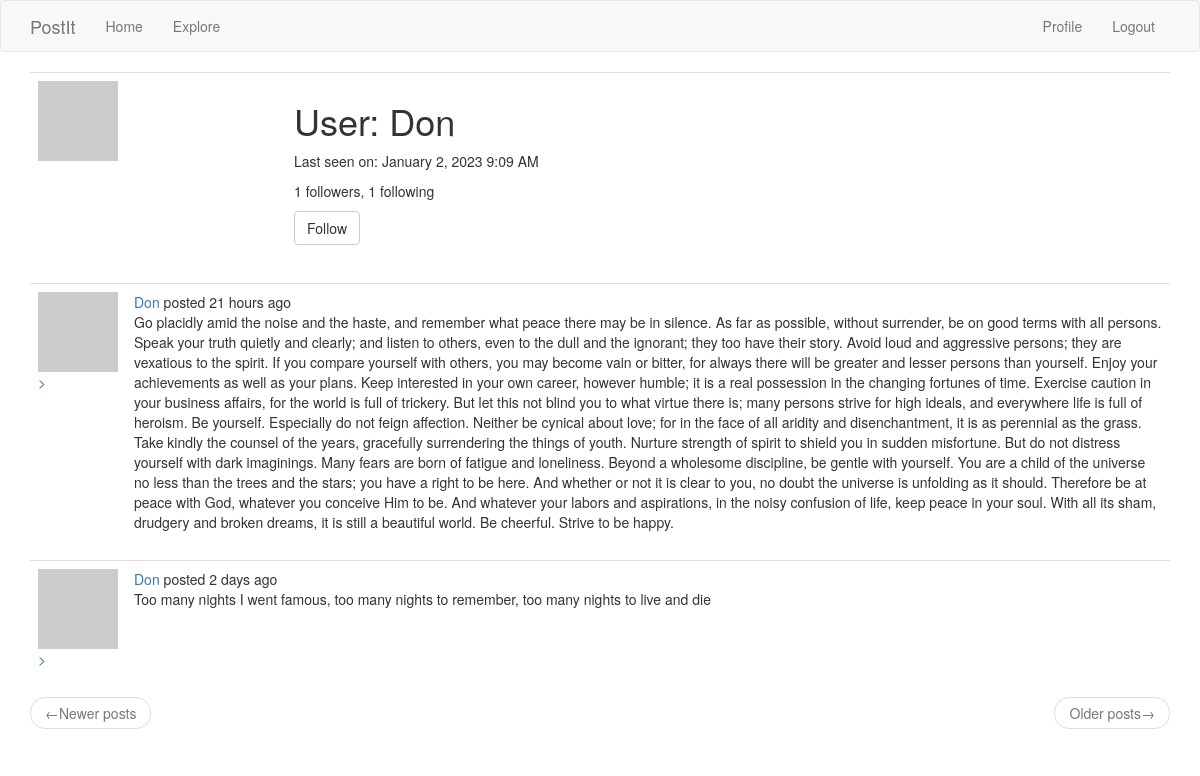
Screenshot of /user/Don (signed in) with the database file from the repository.
### app/models.py (models this page shows, shortened)
class User(UserMixin, db.Model):
    id = db.Column(db.Integer, primary_key=True)
    username = db.Column(db.String(64), index=True, unique=True)
    email = db.Column(db.String(120), index=True, unique=True)
    password_hash = db.Column(db.String(128))
    posts = db.relationship('Post', backref='author', lazy='dynamic')
    about_me = db.Column(db.String(140))
    last_seen = db.Column(db.DateTime, default=datetime.utcnow)
    followed = db.relationship(
        'User', secondary=followers,
        primaryjoin=(followers.c.follower_id == id),
        secondaryjoin=(followers.c.followed_id == id),
        backref=db.backref('followers', lazy='dynamic'), lazy='dynamic')
    def avatar(self, size):
        digest = md5(self.email.lower().encode('utf-8')).hexdigest()
        return 'https://www.gravatar.com/avatar/{}?d=identicon&s={}'.format(digest, size)
    def is_following(self, user):
        return self.followed.filter(followers.c.followed_id == user.id).count() > 0

class Post(db.Model):
    id = db.Column(db.Integer, primary_key=True)
    body = db.Column(db.String(140))
    timestamp = db.Column(db.DateTime, index=True, default=datetime.utcnow)
    user_id = db.Column(db.Integer, db.ForeignKey('user.id'))

### app/main/routes.py (the view)
@bp.route('/user/<username>')
@login_required
def user(username):
    user = User.query.filter_by(username=username).first_or_404()
    page = request.args.get('page', 1, type=int)
    posts = user.posts.order_by(Post.timestamp.desc()).paginate(
        page=page, per_page=current_app.config['POSTS_PER_PAGE'],
        error_out=False)
    next_url = url_for('main.user', username=user.username,
                       page=posts.next_num) if posts.has_next else None
    prev_url = url_for('main.user', username=user.username,
                       page=posts.prev_num) if posts.has_prev else None
    form = EmptyForm()
    return render_template('user.html', user=user, posts=posts.items,
                           next_url=next_url, prev_url=prev_url, form=form)

### app/main/forms.py
class EmptyForm(FlaskForm):
    submit = SubmitField('Submit')

### app/main/routes.py (called while the page is built)
@bp.before_app_request
def before_request():
    if current_user.is_authenticated:
        current_user.last_seen = datetime.utcnow()
        db.session.commit()
    g.locale = str(get_locale())

### app/models.py (called while the page is built)
@login.user_loader
def load_user(id):
    return User.query.get(int(id))

### app/templates/user.html (shortened to what this page needs)
{% extends "base.html" %}
{% block app_content %}
  <table class="table table-hover">
    <tr>
      <td width="256px"><img src="{{ user.avatar(256) }}"></td>
      <td>
        <h1>{{ _('User') }}: {{ user.username }}</h1>
        {% if user.last_seen %}
        <p>{{ _('Last seen on') }}: {{ moment(user.last_seen).format('LLL') }}</p>
        {% endif %}
        <p>{{ _('%(count)d followers', count=user.followers.count()) }},
          {{ _('%(count)d following', count=user.followed.count()) }}</p>
        {% if user == current_user %}
        <p><a href="{{ url_for('main.edit_profile') }}">{{ _('Edit your profile') }}</a></p>
        {% elif not current_user.is_following(user) %}
        <p>
          <form action="{{ url_for('main.follow', username=user.username) }}" method="post">
            {{ form.submit(value=_('Follow'), class_='btn btn-default') }}
          </form>
        </p>
        {% endif %}
      </td>
    </tr>
  </table>
  {% for post in posts %}
    {% include '_post.html' %}
  {% endfor %}
  <nav aria-label="...">
    <ul class="pager">
      <li class="previous{% if not prev_url %} disabled{% endif %}">
        <a href="{{ prev_url or '#' }}">
          <span aria-hidden="true">&larr;</span>{{ _('Newer posts') }}
        </a>
      </li>
      <li class="next{% if not next_url %} disabled{% endif %}">
        <a href="{{ next_url or '#' }}">
          {{ _('Older posts') }}<span aria-hidden="true">&rarr;</span>
        </a>
      </li>
    </ul>
  </nav>
{% endblock %}

### app/templates/_post.html (shortened to what this page needs)
<table class="table table-hover">
  <tr>
    <td width="70px">
      <a href="{{ url_for('main.user', username=post.author.username) }}"><img src="{{ post.author.avatar(70) }}"</a>
        ></td>
    <td>
      {{ _('%(username)s posted %(when)s', username=user_link, when=moment(post.timestamp).fromNow()) }} <br>{{ post.body }}
    </td>
  </tr>
</table>

### rows the page displays
User: username "Don", last_seen "January 2, 2023 9:09 AM"
Post: body "Go placidly amid the noise and the haste, and remember what peace there may be in silence. As far as possible, without surrender, be on good terms with all persons. Speak your truth quietly and clearly; and listen to others, even to the dull and the ignorant; they too have their story. Avoid loud and aggressive persons; they are vexatious to the spirit. If you compare yourself with others, you may become vain or bitter, for always there will be greater and lesser persons than yourself. Enjoy your achievements as well as your plans. Keep interested in your own career, however humble; it is a real possession in the changing fortunes of time. Exercise caution in your business affairs, for the…"
Post: body "Too many nights I went famous, too many nights to remember, too many nights to live and die"
